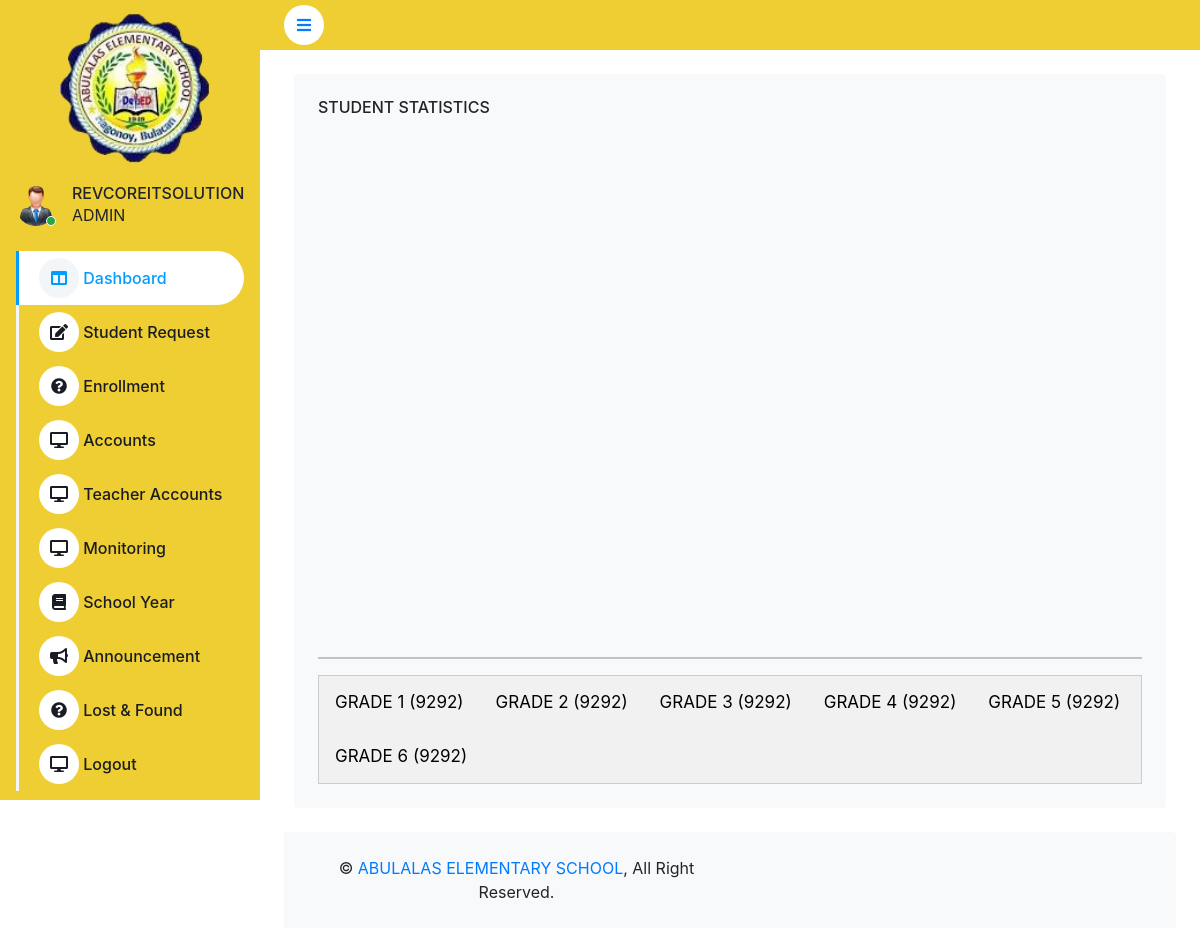
The page /home.php?view=charts (signed in) on the database its author committed.
### tables this page shows
CREATE TABLE `tbl_user_information` (
  `user_id` int(11) NOT NULL,
  `uid` varchar(250) NOT NULL,
  `email` varchar(50) NOT NULL,
  `password` varchar(250) NOT NULL,
  `designation` int(50) NOT NULL,
  `code` int(50) NOT NULL,
  `status` varchar(50) NOT NULL
);

CREATE TABLE `tbl_user_designation` (
  `did` int(11) NOT NULL,
  `role` varchar(50) NOT NULL
);

CREATE TABLE `tbl_school_year_details_grade` (
  `gid` int(11) NOT NULL,
  `sycode` int(50) NOT NULL,
  `grade` varchar(100) NOT NULL
);

CREATE TABLE `tbl_user_school_year` (
  `syid` int(11) NOT NULL,
  `year_from` date NOT NULL,
  `year_to` date NOT NULL,
  `sycode` int(100) NOT NULL,
  `date_created` date NOT NULL,
  `status` varchar(50) NOT NULL
);

### connection/MainController.php (called while the page is built, shortened)
<?php
include('connection/LoginSession.php');
require_once "connection/ApiController.php";
$portCont = new portalController();
$userSession = $portCont->getUserDetails($session_id);
$email = $userSession[0]['email'];
$position = strpos($email, '@');
$filteredEmail = substr($email, 0, $position);
$filteredEmail = strtoupper($filteredEmail);
$activatedSy = $portCont->activatedSyCode();
$studStat = $portCont->checkTotalStudentForTheActivatedSY();
$teacherStat = $portCont->checkTotalTeacherForTheActivatedSY();
?>

### connection/LoginSession.php (called while the page is built, shortened)
<?php
$session_id = $_SESSION['user_id'];
?>

### connection/ApiController.php (called while the page is built, shortened)
<?php
require_once "DBController.php";
class portalController extends DBController
{
    function getUserDetails($session_id)
    {
        $query = "SELECT * FROM tbl_user_information TUI LEFT JOIN tbl_user_designation TUD ON TUI.designation = TUD.did WHERE TUI.user_id = ?";
        $params = array(
           array(
               "param_type" => "i",
               "param_value" => $session_id
           )
       );
       $userCredentials = $this->getDBResult($query, $params);
       return $userCredentials;
    }
    function getSchoolYearDetailsGradeDetailStat()
    {
       $query = "SELECT * FROM `tbl_school_year_details_grade` TSYDG LEFT JOIN tbl_user_school_year TUSSY ON TSYDG.sycode = TUSSY.sycode WHERE TUSSY.status = 'ACTIVATED'";
       $userSchoolYearGrade = $this->getDBResult($query);
       return $userSchoolYearGrade;
    }
    function activatedSyCode()
    {
        $query = "SELECT * FROM tbl_user_school_year TUSY WHERE TUSY.status = 'ACTIVATED'";
        $allMonitoring = $this->getDBResult($query);
        return $allMonitoring;
    }
    function checkTotalStudentForTheActivatedSY()
    {
        $query = "SELECT TUSY.year_from,TUSY.year_to,TUSY.sycode,COUNT(*) as total FROM tbl_school_student_record TSSR LEFT JOIN tbl_user_school_year TUSY ON TSSR.sycode = TUSY.sycode WHERE TUSY.status = 'ACTIVATED'";
        $allMonitoring = $this->getDBResult($query);
        return $allMonitoring;
    }
    function checkTotalTeacherForTheActivatedSY()
    {
        $query = "SELECT TUSY.year_from,TUSY.year_to,TUSY.sycode,COUNT(*) as total  FROM teacher_assigned_section TAS LEFT JOIN  tbl_school_teacher_record TSTR ON TAS.uid = TSTR.uid LEFT JOIN tbl_user_school_year TUSY ON TAS.sycode = TUSY.sycode WHERE TUSY.status = 'ACTIVATED'";
        $allMonitoring = $this->getDBResult($query);
        return $allMonitoring;
    }
}

### connection/DBController.php (called while the page is built, shortened)
<?php
class DBController
{
    private $host = "localhost";
    private $user = "root";
    private $password = "";
    private $database = "school_abulalas";
    private $conn;
    function __construct()
    {
        $this->conn = mysqli_connect($this->host, $this->user, $this->password, $this->database);
    }
    function getDBResult($query, $params = array())
    {
        $sql_statement = $this->conn->prepare($query);
        if (! empty($params)) {
            $this->bindParams($sql_statement, $params);
        }
        $sql_statement->execute();
        $result = $sql_statement->get_result();
        if ($result->num_rows > 0) {
            while ($row = $result->fetch_assoc()) {
                $resultset[] = $row;
            }
        }
        if (! empty($resultset)) {
            return $resultset;
        }
    }
    function bindParams($sql_statement, $params)
    {
        $param_type = "";
        foreach ($params as $query_param) {
            $param_type .= $query_param["param_type"];
        }
        $bind_params[] = & $param_type;
        foreach ($params as $k => $query_param) {
            $bind_params[] = & $params[$k]["param_value"];
        }
        call_user_func_array(array(
            $sql_statement,
            'bind_param'
        ), $bind_params);
    }
}

### route/admin-charts.php (the view, shortened to what this page needs)
<div class="container-fluid pt-4 px-4">
     <div class="row g-4">
         <div class="col-sm-12 col-xl-12">
             <div class="bg-light rounded h-100 p-4">
                 <h6 class="mb-4">STUDENT STATISTICS </h6>
                 <center><div id="piechart" style="width: 900px; height: 500px;"></div></center>
                 <hr />
                 <div class="tab">
                 <?php
                     $checkStat = $portCont->getSchoolYearDetailsGradeDetailStat();
                     if(!empty($checkStat)){
                         foreach ($checkStat as $key => $value) {
                 ?>
                         <button class="tablinks" onclick="openCity(event, '<?php echo $checkStat[$key]['grade']; ?>')"><?php echo strtoupper($checkStat[$key]['grade']); ?> (<?php echo strtoupper($checkStat[$key]['sycode']); ?>)</button>
                 <?php } }  ?>
                 </div>
             </div>
         </div>
     </div>
 </div>

### home.php (shortened to what this page needs)
<?php include('connection/MainController.php'); ?>
<!DOCTYPE html>
<html lang="en">
<head>
    <link href="https://cdnjs.cloudflare.com/ajax/libs/font-awesome/5.10.0/css/all.min.css" rel="stylesheet">
    <link href="https://cdn.jsdelivr.net/npm/bootstrap-icons@1.4.1/font/bootstrap-icons.css" rel="stylesheet">
    <link href="lib/owlcarousel/assets/owl.carousel.min.css" rel="stylesheet">
    <link href="lib/tempusdominus/css/tempusdominus-bootstrap-4.min.css" rel="stylesheet" />
    <link href="css/bootstrap.min.css" rel="stylesheet">
    <link href="css/style.css" rel="stylesheet">
    <link rel='stylesheet' href='https://cdnjs.cloudflare.com/ajax/libs/twitter-bootstrap/4.1.3/css/bootstrap.css'>
     <link rel='stylesheet' href='https://cdn.datatables.net/1.10.19/css/dataTables.bootstrap4.min.css'><link rel="stylesheet" href="./style.css">
    <link rel="stylesheet" href="https://unpkg.com/ag-grid-community/dist/styles/ag-grid.css">
    <link rel="stylesheet" href="https://unpkg.com/ag-grid-community/dist/styles/ag-theme-alpine.css">
</head>
<body>
    <div class="container-fluid position-relative bg-white d-flex p-0">
        <div class="sidebar pb-3" style="background-color:#eece32;">
            <nav class="navbar navbar-light" style="background-color:#eece32;">
                <a href="#" class="navbar-brand mx-4 mb-3">
                    <center>
                        <img src="logo/main.png" style="width:100%; margin-left:20px;"/>
                    </center>
                </a>
                <div class="d-flex align-items-center mb-4">
                    <div class="position-relative">
                        <img class="rounded-circle" src="img/user.png" alt="" style="width: 40px; height: 40px;">
                        <div class="bg-success rounded-circle border border-2 border-white position-absolute end-0 bottom-0 p-1"></div>
                    </div>
                    <div class="ms-3">
                        <h6 class="mb-0"><?php echo strtoupper($filteredEmail); ?></h6>
                        <span><?php echo strtoupper($userSession[0]['role']); ?> </span>
                    </div>
                </div>
                <div class="navbar-nav w-100">
                    <?php if(($userSession[0]['role']) == 'ADMIN') { ?>
                    <?php include('navbar/admin.php'); ?>
                    <?php } else if(($userSession[0]['role']) == 'TEACHER') { ?>
                    <?php include('navbar/teacher.php'); ?>
                    <?php } else { ?>
                    <?php include('navbar/student.php'); ?>
                    <?php } ?>
                </div>
            </nav>
        </div>
        <div class="content">
            <nav class="navbar navbar-expand navbar-light sticky-top px-4 py-0" style="background-color:#eece32; height: 50px;">
                <a href="#" class="sidebar-toggler flex-shrink-0">
                    <i class="fa fa-bars"></i>
                </a>
            </nav>
            <?php if(($userSession[0]['designation'])  == 1) { ?>
            <?php if(!empty($_GET['view'])){ ?>
            <?php if($_GET['view'] == 'home') { ?>
            <?php include('route/admin-home.php'); ?>
            <?php } else if($_GET['view'] == 'charts') { ?>
            <?php include('route/admin-charts.php'); ?>
            <?php } else if($_GET['view'] == 'direction') { ?>
            <?php include('route/admin-direction.php'); ?>
            <?php } else if($_GET['view'] == 'request') { ?>
            <?php include('route/admin-studentrequest.php'); ?>
            <?php } else if($_GET['view'] == 'request_history') { ?>
            <?php include('route/admin-request_history.php'); ?>
            <?php } else if($_GET['view'] == 'enrollment') { ?>
            <?php include('route/admin-enrollment.php'); ?>
            <?php } else if($_GET['view'] == 'student-accounts') { ?>
            <?php include('route/admin-student-accounts.php'); ?>
            <?php } else if($_GET['view'] == 'teacher-accounts') { ?>
            <?php include('route/admin-teacher-accounts.php'); ?>
            <?php } else if($_GET['view'] == 'monitoring') { ?>
            <?php include('route/admin-monitoring.php'); ?>
            <?php } else if($_GET['view'] == 'schoolyear') { ?>
            <?php include('route/admin-schoolyear.php'); ?>
            <?php } else if($_GET['view'] == 'school_year_detail') { ?>
            <?php include('route/admin-schoolyear-details.php'); ?>
            <?php } else if($_GET['view'] == 'announcement') { ?>
            <?php include('route/admin-announcement.php'); ?>
            <?php } else if($_GET['view'] == 'lost') { ?>
            <?php include('route/admin-lost.php'); ?>
            <?php }  else { ?>
            <?php }  ?>
            <?php } else { ?>
            <?php include('route/admin-home.php'); ?>
            <?php } ?>
            <?php }else if(($userSession[0]['designation']) == 3) { ?>
            <?php if(!empty($_GET['view'])){ ?>
            <?php if($_GET['view'] == 'home') { ?>
            <?php include('route/student-home.php'); ?>
            <?php } else if($_GET['view'] == 'request') { ?>
            <?php include('route/student-request.php'); ?>
            <?php } else if($_GET['view'] == 'request_history') { ?>
            <?php include('route/student-request_history.php'); ?>
            <?php } else if($_GET['view'] == 'enrollnow') { ?>
            <?php include('route/student-enrollment.php'); ?>
            <?php } else if($_GET['view'] == 'myclass') { ?>
            <?php include('route/student-class.php'); ?>
            <?php } else if($_GET['view'] == 'monitoring') { ?>
            <?php include('route/student-monitoring.php'); ?>
            <?php } else { ?>
            <?php } ?>
            <?php }  else { ?>
            <?php include('route/student-home.php'); ?>
            <?php }  ?>
            <?php } ?>
            <div class="container-fluid pt-4 px-4">
                <div class="bg-light rounded-top p-4">
                    <div class="row">
                        <div class="col-12 col-sm-6 text-center text-sm-start">
                            &copy; <a href="#">ABULALAS ELEMENTARY SCHOOL</a>, All Right Reserved.
                        </div>
                    </div>
                </div>
            </div>
        </div>
    </div>
</body>
</html>

### css/style.css (style rules this page uses)
:root { --primary: #009CFF; --light: #F3F6F9; --dark: #191C24; }
.sidebar { position: fixed; top: 0; left: 0; bottom: 0; width: 260px; height: 100vh; overflow-y: auto; background: var(--light); transition: 0.5s; z-index: 999; }
.content { margin-left: 260px; min-height: 100vh; background: #FFFFFF; transition: 0.5s; }
@media (min-width: 992px) { .sidebar { margin-left: 0; } }
@media (min-width: 992px) { .content { width: calc(100% - 260px); } }
.content .navbar .sidebar-toggler, .content .navbar .navbar-nav .nav-link i { width: 40px; height: 40px; display: inline-flex; align-items: center; justify-content: center; background: #FFFFFF; border-radius: 40px; }

### route/admin-charts.php (style rules this page uses)
.tab { overflow: hidden; border: 1px solid #ccc; background-color: #f1f1f1; }
.tab button { background-color: inherit; float: left; border: none; outline: none; cursor: pointer; padding: 14px 16px; transition: 0.3s; font-size: 17px; }
.row { margin-left:-5px; margin-right:-5px; }
.row::after { content: ""; clear: both; display: table; }

### rows shown on the page
tbl_user_information: email "REVCOREITSOLUTION", tbl_user_designation.role "ADMIN"
tbl_school_year_details_grade: grade "GRADE 1", tbl_user_school_year.sycode "9292"
tbl_school_year_details_grade: grade "GRADE 2", tbl_user_school_year.sycode "9292"
tbl_school_year_details_grade: grade "GRADE 3", tbl_user_school_year.sycode "9292"
tbl_school_year_details_grade: grade "GRADE 4", tbl_user_school_year.sycode "9292"
tbl_school_year_details_grade: grade "GRADE 5", tbl_user_school_year.sycode "9292"
tbl_school_year_details_grade: grade "GRADE 6", tbl_user_school_year.sycode "9292"
